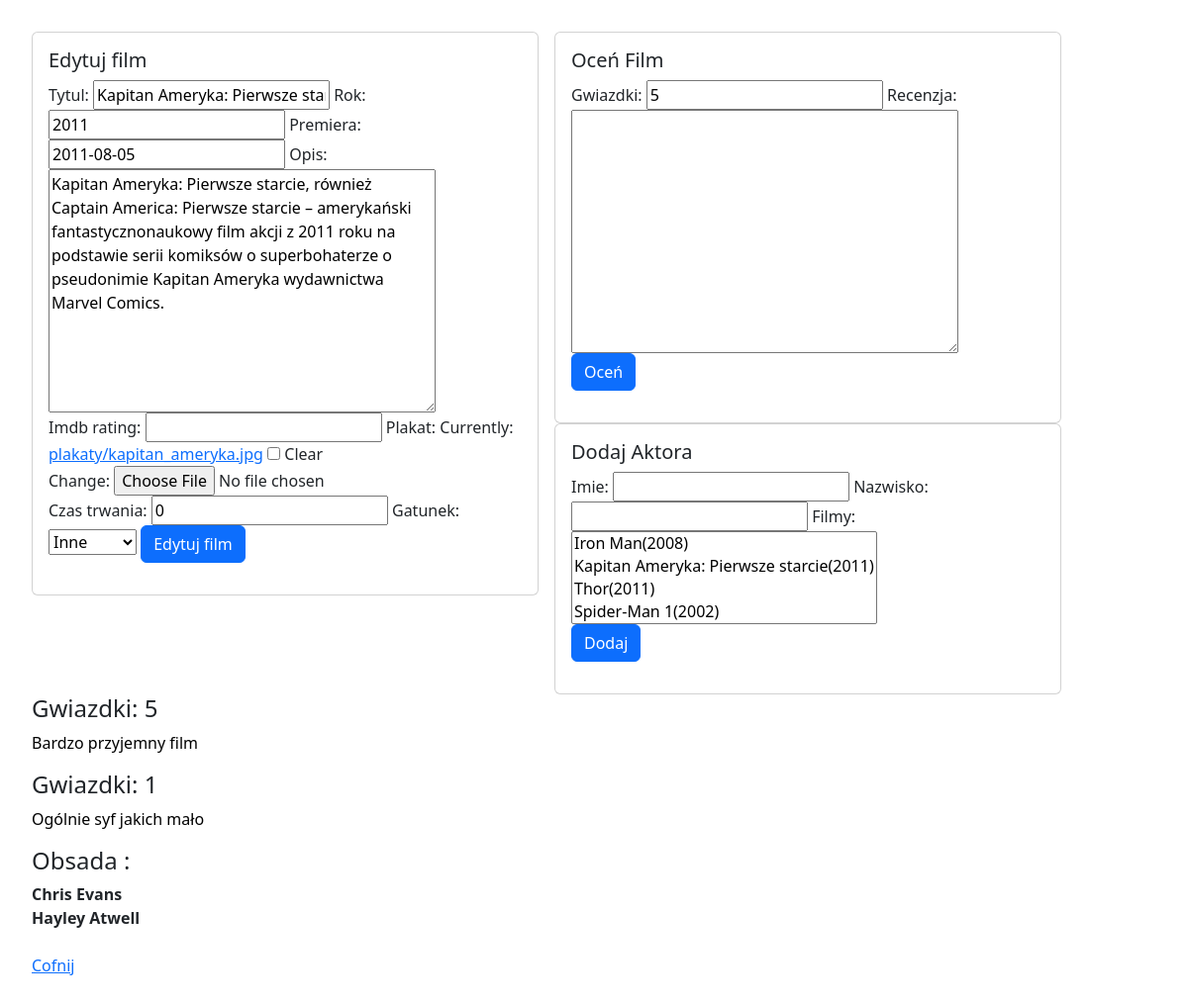
Page /filmy/edytuj/2 (signed in) on the earlier database version.
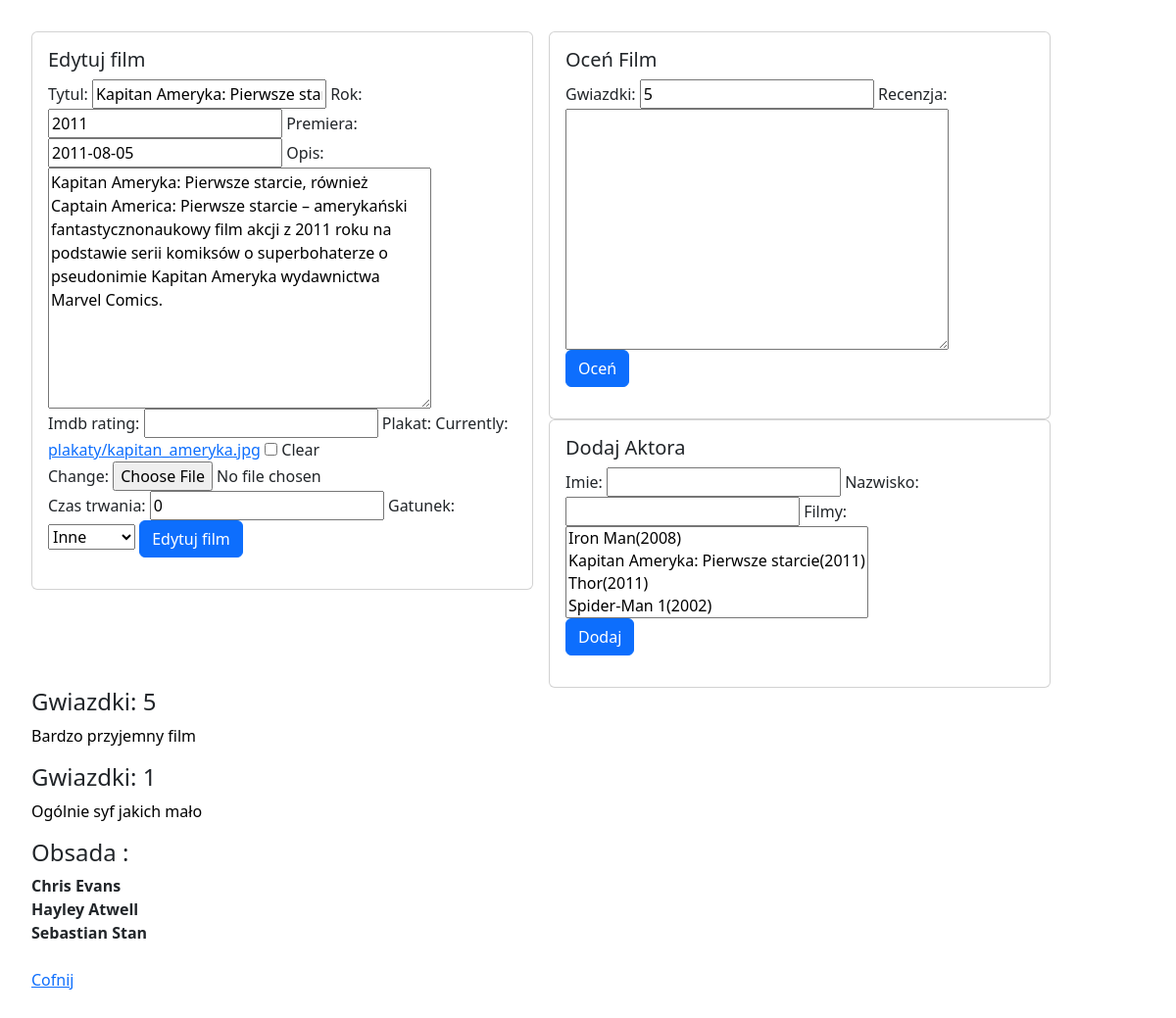
Same page on the later database version.
### filmyweb/models.py (models this page shows)
class Ocena(models.Model):
    recenzja = models.TextField(default="", blank=True)
    gwiazdki = models.PositiveSmallIntegerField(default=5)
    film = models.ForeignKey(Film, on_delete=models.CASCADE)

class Aktor(models.Model):
    imie =  models.CharField(max_length=32)
    nazwisko = models.CharField(max_length=32)
    filmy = models.ManyToManyField(Film, related_name="aktorzy")

### filmyweb/views.py (the view)
# urls.py: path('edytuj/<int:id>',edytuj_film , name="edytuj_film"),
@login_required
def edytuj_film(request,id):
    film = get_object_or_404(Film,pk=id)
    oceny = Ocena.objects.filter(film=film)
    aktorzy = film.aktorzy.all()
    try:
        dodatkowe = DodatkoweInfo.objects.get(film=film.id)
    except DodatkoweInfo.DoesNotExist:
        dodatkowe = None
    form_film = FilmForm(request.POST or None, request.FILES or None, instance=film)
    form_dodatkowe = DodatkoweInfoForm(request.POST or None, instance=dodatkowe)
    form_ocena = OcenaForm(request.POST or None)
    form_aktor = AktorForm(request.POST or None)
    if request.method =='POST':
        if 'gwiazdki' in request.POST:
            ocena = form_ocena.save(commit=False)
            ocena.film = film
            ocena.save()
    if request.method =='POST':
        if 'filmy' in request.POST:
            if form_aktor.is_valid():
                aktor = form_aktor.save()
    if all((form_film.is_valid(), form_dodatkowe.is_valid())):
        film = form_film.save(commit=False)
        dodatkowe = form_dodatkowe.save()
        film.dodatkowe = dodatkowe
        film.save()
        return redirect(wszystkie_filmy)
    return render(request,'nowy_film.html',{'form':form_film, 'form_dodatkowe':form_dodatkowe,'oceny': oceny,'form_ocena':form_ocena,'aktorzy':aktorzy,'form_aktor': form_aktor,'nowy':False})

### filmyweb/forms.py
class FilmForm(ModelForm):
    class Meta:
        model = Film
        fields = ['tytul','rok','premiera','opis','imdb_rating','plakat']

class DodatkoweInfoForm(ModelForm):
    class Meta:
        model = DodatkoweInfo
        fields = ['czas_trwania','gatunek']

### filmyweb/models.py (called while the page is built)
    def __str__(self):
        return self.tytul + '(' + str(self.rok) + ')'

### templates/nowy_film.html (shortened to what this page needs)
{%extends 'glowny.html'%}
{% load bootstrap %}
{% block strona %}
    <div class="card" style="width: 32rem; float: left; margin-right: 1rem;">
        <div class="card-body">
            {%if nowy%}
                <h5 class="card-title">Dodaj film </h5>
                {% else %}
                    <h5 class="card-title">Edytuj film </h5>
                {% endif %}
            <form method="post" enctype="multipart/form-data">
        {{form | bootstrap}}
        {{form_dodatkowe | bootstrap}}
                {%if nowy%}
                <br><button type="submit"class="btn btn-primary">Nowy film</button>
                {% else %}
                    <button type="submit"class="btn btn-primary">Edytuj film</button>
                {% endif %}
    </form>
        </div>
    </div>
    <div class="card" style="width: 32rem; float: left; margin-right: 1rem;">
        <div class="card-body">
            <h5 class="card-title">Oceń Film</h5>
            <form method="post" enctype="multipart/form-data">
                {{form_ocena | bootstrap}}
                <br><button type="submit"class="btn btn-primary">Oceń</button>
            </form>
        </div>
    </div>
    <div class="card" style="width: 32rem; float: left; margin-right: 1rem;">
        <div class="card-body">
            <h5 class="card-title">Dodaj Aktora</h5>
            <form method="post" enctype="multipart/form-data">
                {{form_aktor | bootstrap}}
                <br><button type="submit"class="btn btn-primary">Dodaj</button>
            </form>
        </div>
    </div>
    {%for ocena in oceny%}
        <h4>Gwiazdki: {{ocena.gwiazdki}}</h4>
        <p>{{ocena.recenzja}}</p>
    {%endfor%}
    <h4>Obsada :</h4>
    {%for aktor in aktorzy%}
        <b>{{aktor.imie}} {{aktor.nazwisko}}</br></b>
    {%endfor%}
    <a href="{% url 'wszystkie_filmy' %} ">Cofnij</a>
{% endblock %}

Differences in the rows shown:
added Aktor: imie "Sebastian", nazwisko "Stan"
